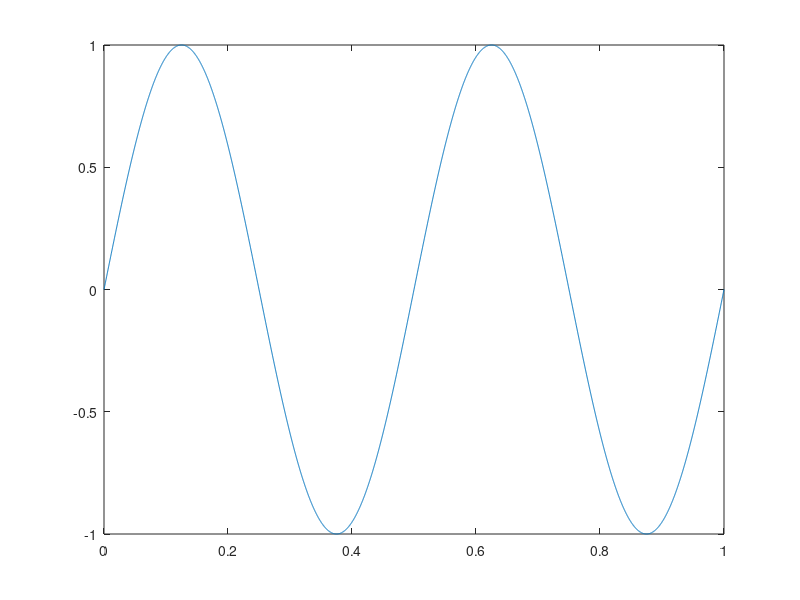

Recreate this plot in MATLAB. (Note: this script raises an error after producing the figure.)
t=0:1/4000:1;
x=sin(2*pi*2.*t);%generate sin wave -> amp=1, freq=2, fs=4000
figure;
plot(t,x)

n_vector=[3 4 5 10];
quantization_error=[];
for i=1:1:4
    Accumulator=0;
    n=n_vector(i);
    m=2*n+1; %m -> number of bits (n bits for integer+fractional and one bit for sign)
    y=double(fi(x,1,m,n)); %creates a fixed-point object with fraction length specified by n.
    binary=dec2bin(y);%returns the binary, or base-2, representation of the number y.
    figure;
    plot(t,y)
    for j=1:1:length(y)
        error=(y(j)-x(j)).^2;
        Accumulator=Accumulator+error;
    end
    Accumulator=(1/length(y)).*Accumulator;
    quantization_error=[quantization_error Accumulator];
end
figure;
plot(n_vector, quantization_error);
%%